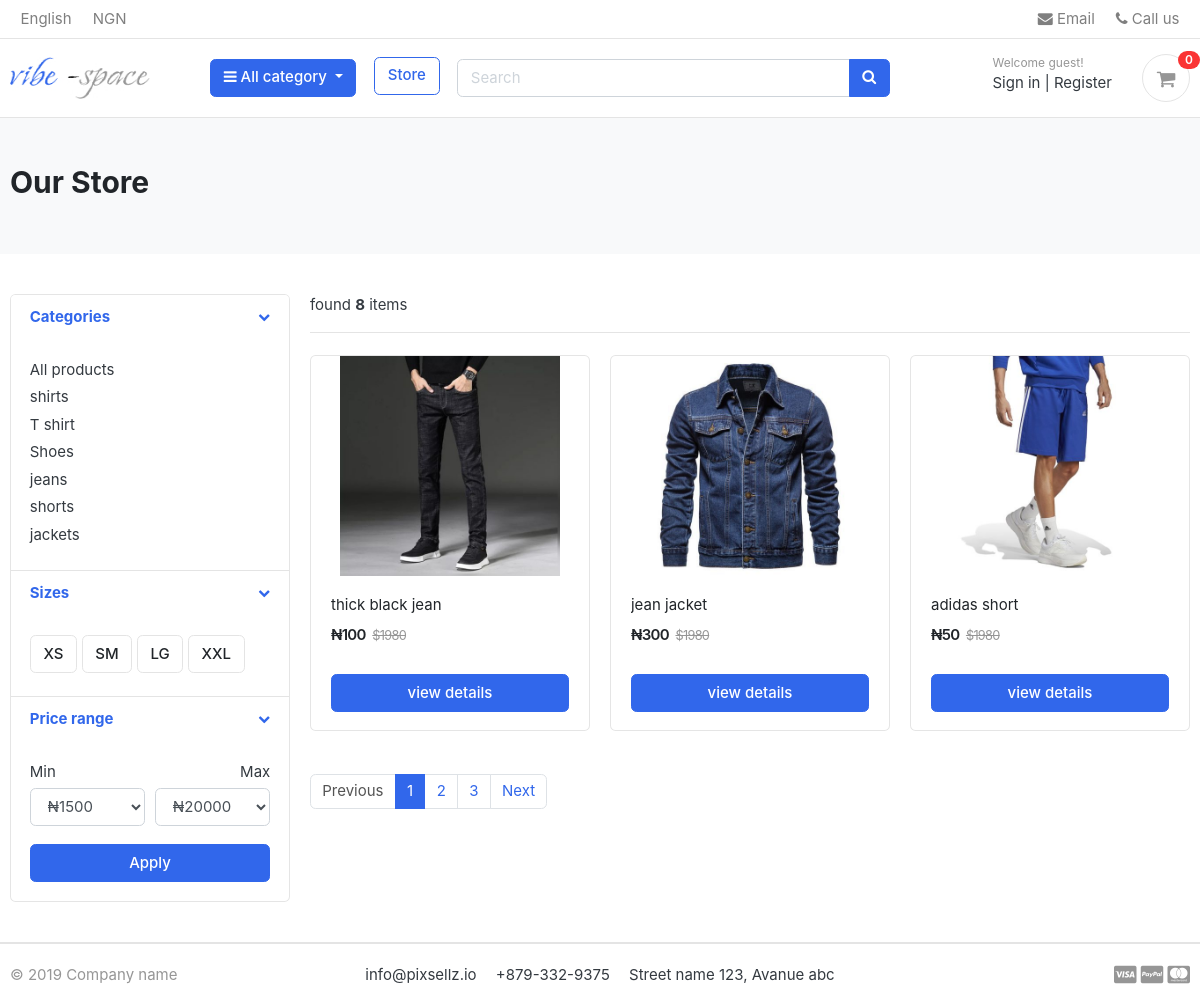
/store/, run on an earlier commit of the app's database.
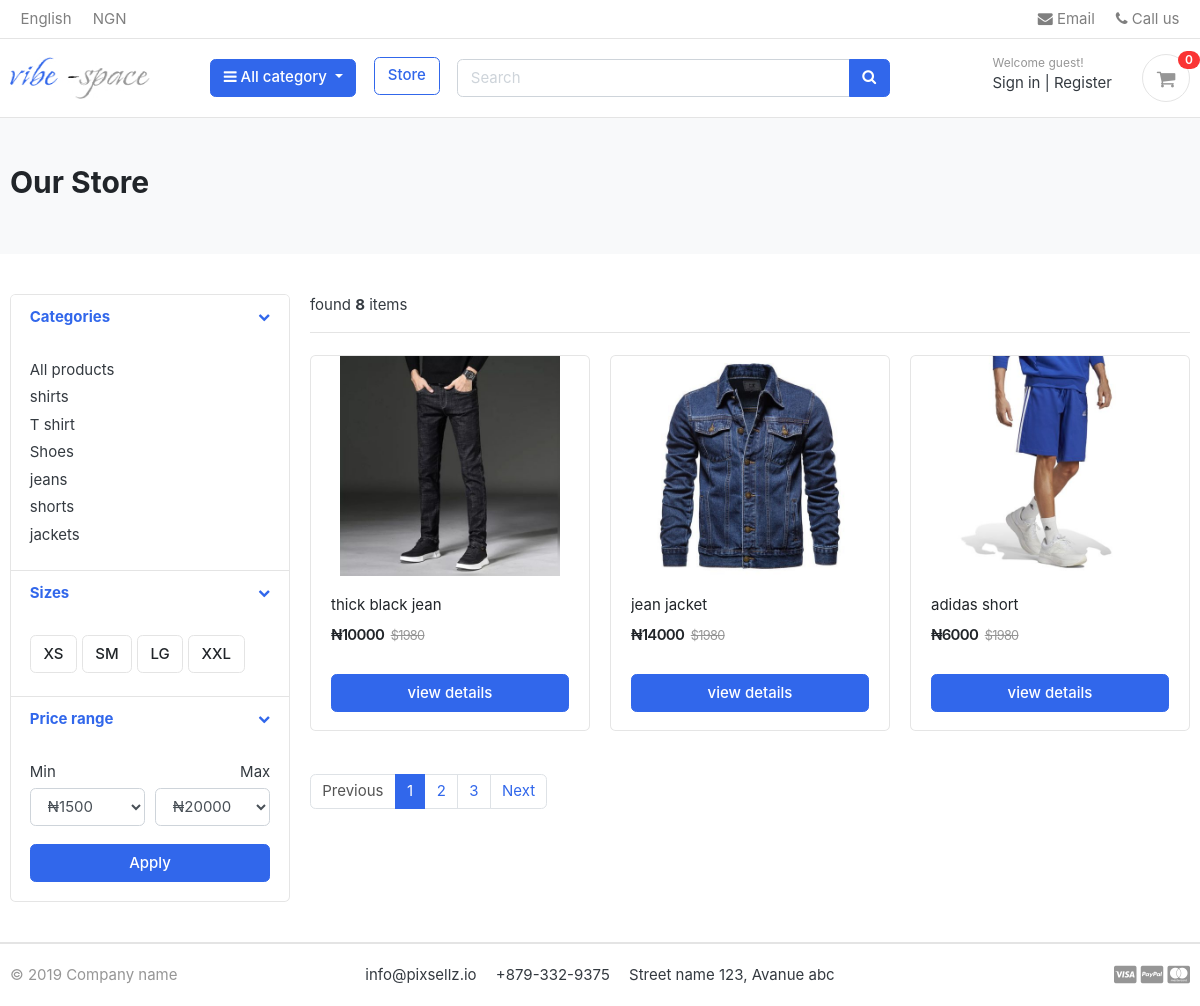
And on a later commit of the database.
### store/models.py (models this page shows, shortened)
class Product(models.Model):
    product_name=models.CharField(max_length=200, unique= True)
    slug=models.SlugField(max_length=200, unique=True)
    description=models.TextField(max_length=200 , unique=True)
    price=models.IntegerField()
    images=models.ImageField(upload_to='photos/products')
    stock=models.IntegerField()
    is_available=models.BooleanField(default=True)
    category=models.ForeignKey(Category, on_delete=models.CASCADE)
    created_date=models.DateTimeField(auto_now_add=True)
    modified_date=models.DateTimeField(auto_now=True)
    def get_url(self):
        return reverse('product_detail',args=[self.category.slug,self.slug])

### store/views.py (the view)
# urls.py: path('store/', include('store.urls')),
def store(request,category_slug=None):
    categories=None
    products=None
    if category_slug !=None:
        categories=get_object_or_404(Category,slug=category_slug)
        products=Product.objects.filter(category=categories,is_available=True)
        paginator=Paginator(products,1)
        page=request.GET.get('page')
        paged_products=paginator.get_page(page)
        product_count=products.count()
    else:
        products=Product.objects.all().filter(is_available=True).order_by('id')
        paginator=Paginator(products,3)
        page=request.GET.get('page')
        paged_products=paginator.get_page(page)
        product_count=products.count()
    context={
        'products':paged_products,
        'product_count' : product_count,
    }
    return render(request,'store.html',context)

### carts/context_processors.py (called while the page is built)
def counter (request):
    cart_count = 0
    if 'admin' in request.path:
        return()
    else:
        try:
            cart=Cart.objects.filter(cart_id=_cart_id(request))
            if request .user.is_authenticated:
                 cart_items=Cartitem.objects.all().filter(user=request.user)
            else:
                cart_items=Cartitem.objects.all().filter(cart=cart[:1])
            for cart_item in cart_items:
                cart_count += cart_item.quantity
        except Cart.DoesNotExist:
            cart_count=0
    return dict (cart_count=cart_count)

### carts/views.py (called while the page is built)
def _cart_id(request):
    cart=request.session.session_key
    if not cart:
        cart=request.session.create()
    return cart

### category/context_processors.py (called while the page is built)
def menu_links(request):
    links=  Category.objects.all()
    return dict(links=links)

### category/models.py (called while the page is built)
    def get_url(self):
            return reverse('products_by_category',args=[self.slug])

### templates/store.html (shortened to what the changed rows need)
{%extends "base.html"%}
{%block pagecontent%}
{% load static %}
<section class="section-pagetop bg">
<div class="container">
	{%if 'search' in request.path%}
	<h2 class="title-page">Search Result</h2>
	{%else%}
	<h2 class="title-page">Our Store</h2>
	{%endif%}
</div>
</section>
<section class="section-content padding-y">
<div class="container">
<div class="row">
	<main class="col-md-9">
<div class="row">
	{%if products%}
    {% for product in products %}
	<div class="col-md-4">
		<figure class="card card-product-grid">
			<div class="img-wrap">
				<a href="{{product.get_url}}"> <img src="{{product.images.url}}"> </a>
			</div>
			<figcaption class="info-wrap">
				<div class="fix-height">
					<a href="{{product.get_url}}" class="title">{{product.product_name}}</a>
					<div class="price-wrap mt-2">
						<span class="price">₦{{product.price}}</span>
						<del class="price-old">$1980</del>
					</div>
				</div>
				<a href="{{ product.get_url}}" class="btn btn-block btn-primary">view details </a>
			</figcaption>
		</figure>
	</div>
{%endfor%}
{%else%}
<div>
	<h3>
		No Result Found Try again
	</h3>
</div>
{%endif%}
</div>
	</main>
</div>
</div>
</section>
{%endblock%}

What changed in the data, as far as the page shows it:
changed Product "thick black jean": price "100" → "10000"
changed Product "jean jacket": price "300" → "14000"
changed Product "adidas short": price "50" → "6000"
